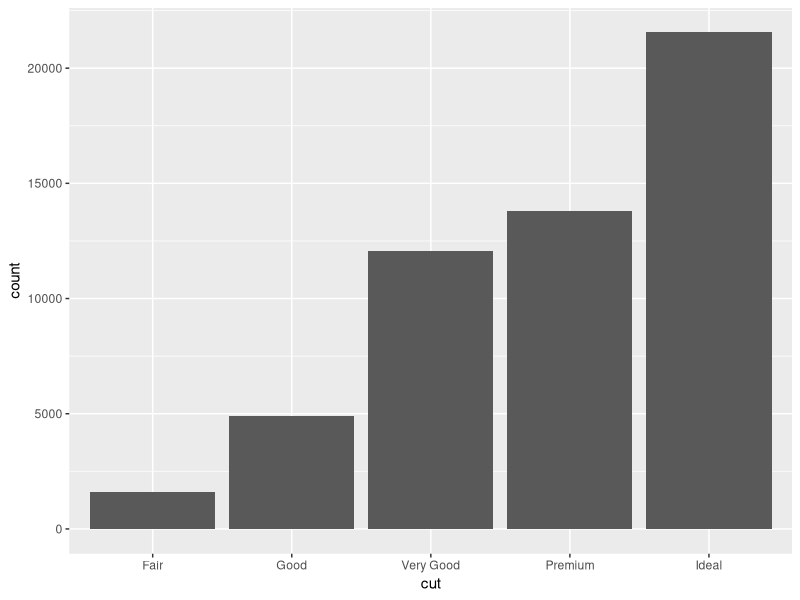
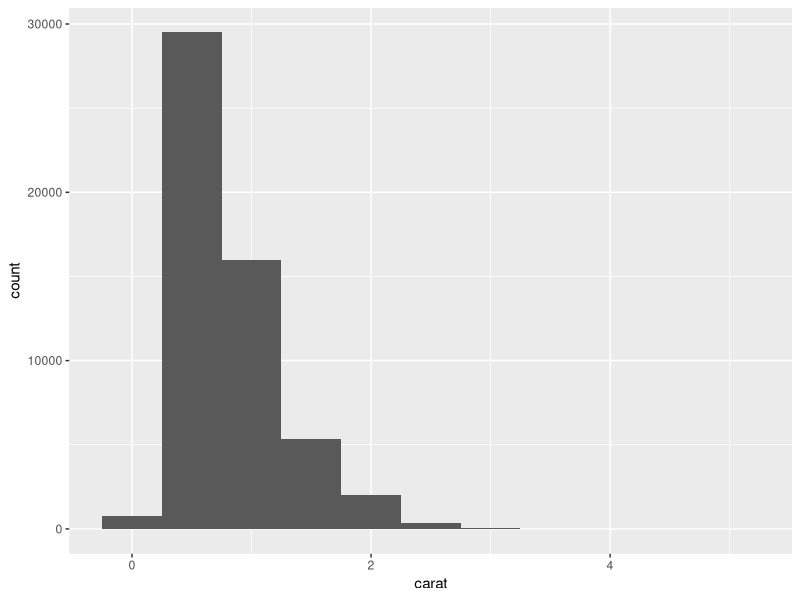
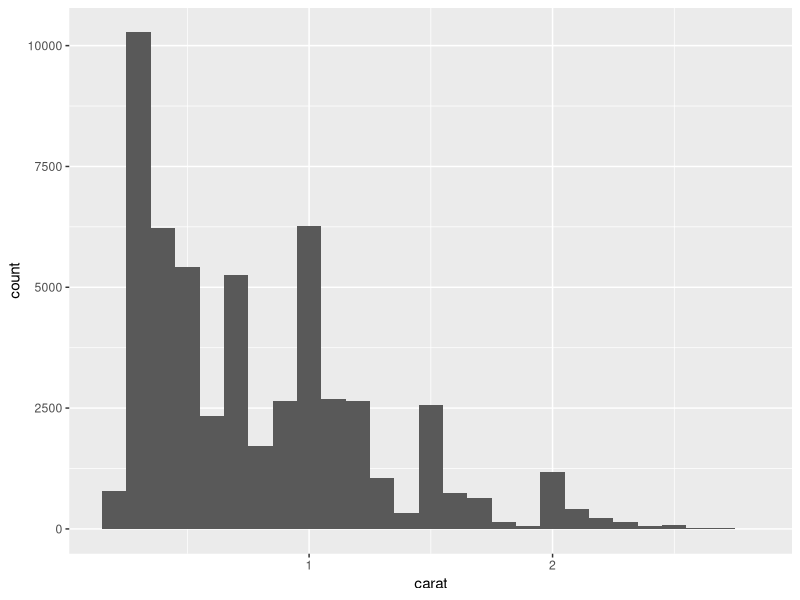
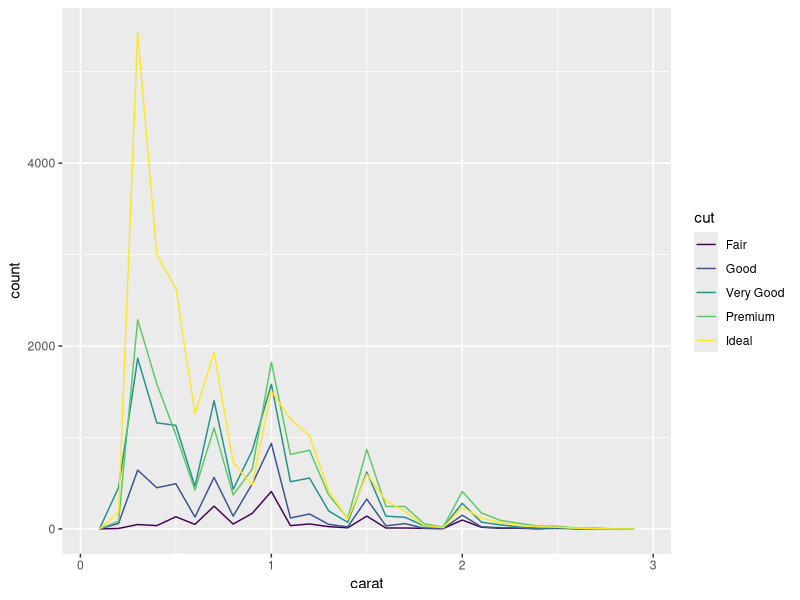
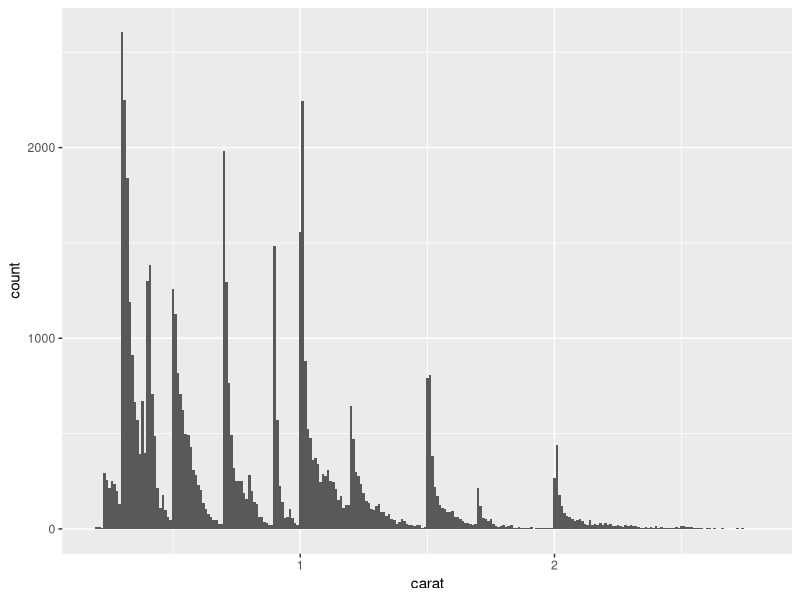
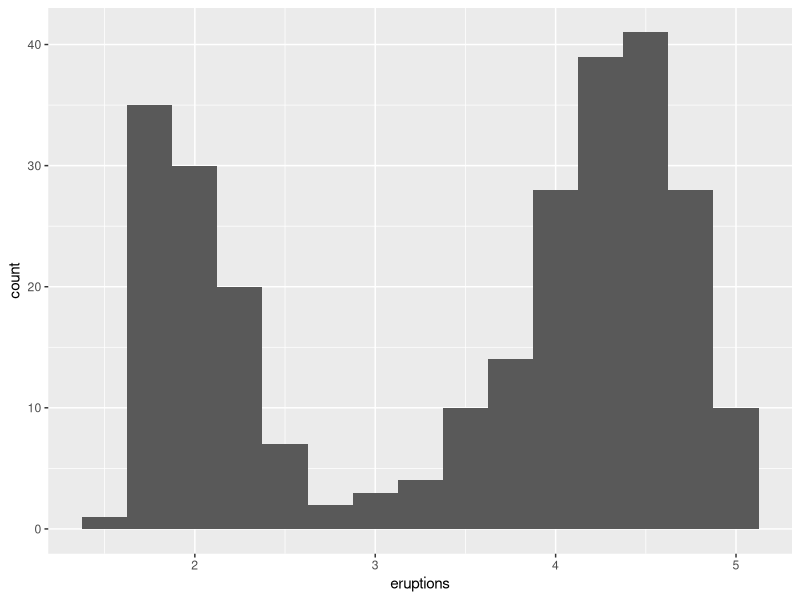
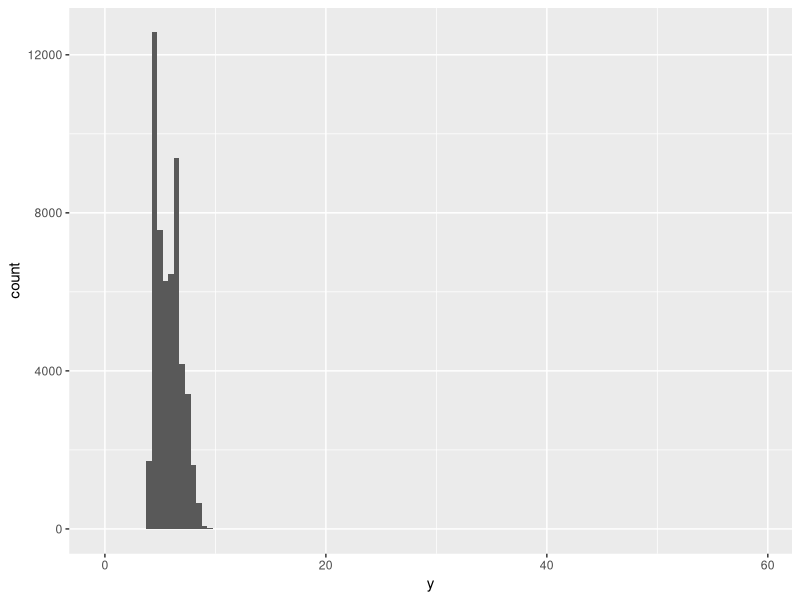
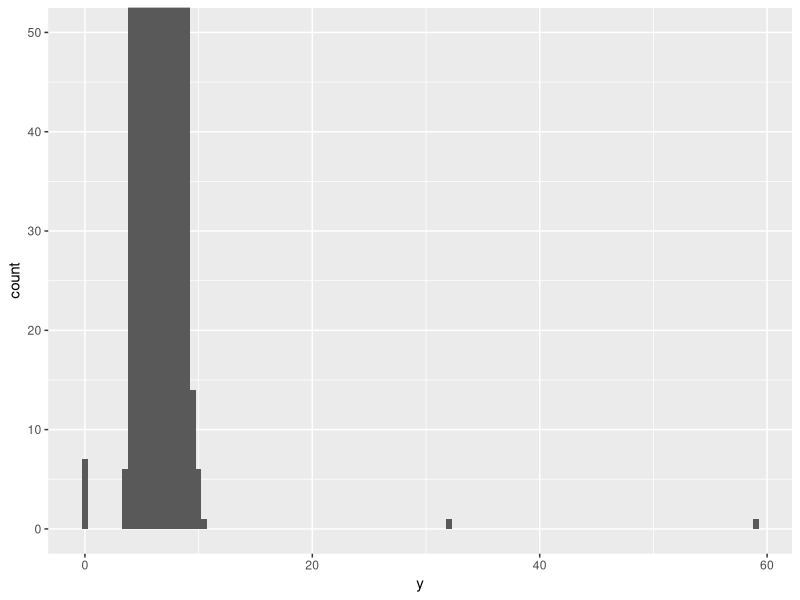

Here is the R script that generated these plots, in order:
## ---- chunk 1
knitr::opts_chunk$set(echo = TRUE, fig.width = 7)
## ---- chunk 2
library(tidyverse)
## ---- chunk 3
ggplot(data = diamonds) +
  geom_bar(mapping = aes(x = cut))
## ---- chunk 4
dplyr::count(diamonds, cut)
## ---- chunk 5
ggplot(data = diamonds) +
    geom_histogram(mapping = aes(x = carat), binwidth = 0.5)
## ---- chunk 6
smaller <- diamonds %>% 
  filter(carat < 3) 
ggplot(data = smaller, mapping = aes(x = carat)) +
  geom_histogram(binwidth = 0.1)
## ---- chunk 7
diamonds %>% 
  count(cut_width(carat, 0.5))
## ---- chunk 8
diamonds %>%
  count(cut_number(carat, 5))
## ---- chunk 9
ggplot(data = smaller, mapping = aes(x = carat, colour = cut)) +
  geom_freqpoly(binwidth = 0.1)
## ---- chunk 10
ggplot(data = smaller, mapping = aes(x = carat)) +
  geom_histogram(binwidth = 0.01)
## ---- chunk 11
ggplot(data = faithful, mapping = aes(x = eruptions)) + 
  geom_histogram(binwidth = 0.25)
## ---- chunk 12
ggplot(diamonds) + 
  geom_histogram(mapping = aes(x = y), binwidth = 0.5)
## ---- chunk 13
ggplot(diamonds) + 
  geom_histogram(mapping = aes(x = y), binwidth = 0.5) +
  coord_cartesian(ylim = c(0, 50))
## ---- chunk 14
diamonds2 <- diamonds %>% 
  mutate(y = ifelse(y < 3 | y > 20, NA, y))
## ---- chunk 15
ggplot(data = diamonds2, mapping = aes(x = x, y = y)) + 
  geom_point()
## ---- chunk 16
ggplot(data = diamonds, mapping = aes(x = price, y = ..density..)) + 
  geom_freqpoly(mapping = aes(colour = cut), binwidth = 500)
## ---- chunk 17
ggplot(data = diamonds, mapping = aes(x = cut, y = price)) +
  geom_boxplot()
## ---- chunk 18
ggplot(data = mpg, mapping = aes(x = class, y = hwy)) +
  geom_boxplot()
## ---- chunk 19
ggplot(data = mpg) +
  geom_boxplot(mapping = aes(x = reorder(class, hwy, FUN = median), y = hwy))
## ---- chunk 20
ggplot(data = mpg) +
  geom_boxplot(mapping = aes(x = reorder(class, hwy, FUN = median), y = hwy)) +
  coord_flip()
## ---- chunk 21
ggplot(data = diamonds) +
  geom_count(mapping = aes(x = cut, y = color))
## ---- chunk 22
diamonds %>% 
  count(color, cut) %>%  
  ggplot(mapping = aes(x = color, y = cut)) +
    geom_tile(mapping = aes(fill = n))
## ---- chunk 23
ggplot(data = diamonds) +
  geom_point(mapping = aes(x = carat, y = price), alpha = 1/100)
## ---- chunk 24
ggplot(data = smaller) +
  geom_bin2d(mapping = aes(x = carat, y = price)) 
## ---- chunk 25
ggplot(data = smaller, mapping = aes(x = carat, y = price)) + 
    geom_boxplot(mapping = aes(group = cut_width(carat, 0.1)))
## ---- chunk 26
ggplot(data = diamonds2, mapping = aes(x = log2(carat), y = log2(price))) +
  geom_point(alpha = 1/2) +
  geom_smooth(method = "lm")
## ---- chunk 27
library(modelr) 
mod <- lm(log(price) ~ log(carat), data = diamonds) 
diamonds %>% 
  add_residuals(mod) %>% 
  mutate(resid = exp(resid)) %>%
  ggplot() +
    geom_boxplot(mapping = aes(x = cut, y = resid))
